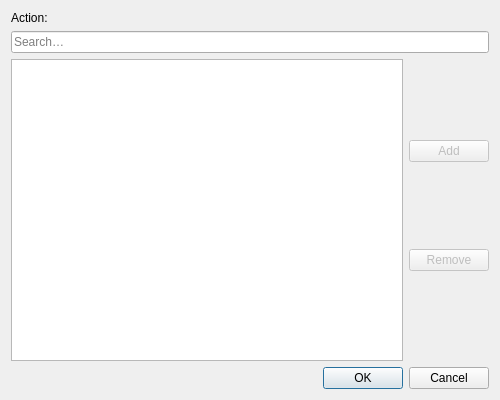
<?xml version="1.0" encoding="UTF-8"?>
<ui version="4.0">
 <class>Otter::ActionParametersDialog</class>
 <widget class="QDialog" name="Otter::ActionParametersDialog">
  <property name="geometry">
   <rect>
    <x>0</x>
    <y>0</y>
    <width>500</width>
    <height>400</height>
   </rect>
  </property>
  <property name="windowTitle">
   <string>Parameters</string>
  </property>
  <layout class="QVBoxLayout" name="verticalLayout">
   <item>
    <layout class="QHBoxLayout" name="actionLayout">
     <item>
      <widget class="QLabel" name="actiionLabel">
       <property name="sizePolicy">
        <sizepolicy hsizetype="Expanding" vsizetype="Preferred">
         <horstretch>0</horstretch>
         <verstretch>0</verstretch>
        </sizepolicy>
       </property>
       <property name="text">
        <string>Action:</string>
       </property>
      </widget>
     </item>
     <item>
      <widget class="QLabel" name="actionIconLabel">
       <property name="maximumSize">
        <size>
         <width>32</width>
         <height>32</height>
        </size>
       </property>
      </widget>
     </item>
     <item>
      <widget class="QLabel" name="actionTextLabel"/>
     </item>
    </layout>
   </item>
   <item>
    <widget class="Otter::LineEditWidget" name="filterLineEditWidget">
     <property name="placeholderText">
      <string>Search…</string>
     </property>
    </widget>
   </item>
   <item>
    <layout class="QHBoxLayout" name="horizontalLayout">
     <item>
      <widget class="Otter::ItemViewWidget" name="parametersViewWidget">
       <property name="contextMenuPolicy">
        <enum>Qt::NoContextMenu</enum>
       </property>
       <property name="editTriggers">
        <set>QAbstractItemView::AllEditTriggers</set>
       </property>
       <property name="alternatingRowColors">
        <bool>true</bool>
       </property>
       <property name="selectionMode">
        <enum>QAbstractItemView::SingleSelection</enum>
       </property>
       <property name="selectionBehavior">
        <enum>QAbstractItemView::SelectRows</enum>
       </property>
      </widget>
     </item>
     <item>
      <layout class="QVBoxLayout" name="buttonsLayout">
       <item>
        <widget class="QPushButton" name="addButton">
         <property name="enabled">
          <bool>false</bool>
         </property>
         <property name="text">
          <string>Add</string>
         </property>
        </widget>
       </item>
       <item>
        <widget class="QPushButton" name="removeButton">
         <property name="enabled">
          <bool>false</bool>
         </property>
         <property name="text">
          <string>Remove</string>
         </property>
        </widget>
       </item>
       <item>
        <spacer name="verticalSpacer">
         <property name="orientation">
          <enum>Qt::Vertical</enum>
         </property>
        </spacer>
       </item>
      </layout>
     </item>
    </layout>
   </item>
   <item>
    <widget class="QDialogButtonBox" name="buttonBox">
     <property name="orientation">
      <enum>Qt::Horizontal</enum>
     </property>
     <property name="standardButtons">
      <set>QDialogButtonBox::Cancel|QDialogButtonBox::Ok</set>
     </property>
    </widget>
   </item>
  </layout>
 </widget>
 <customwidgets>
  <customwidget>
   <class>Otter::ItemViewWidget</class>
   <extends>QTreeView</extends>
   <header>src/ui/ItemViewWidget.h</header>
  </customwidget>
  <customwidget>
   <class>Otter::LineEditWidget</class>
   <extends>QLineEdit</extends>
   <header>src/ui/LineEditWidget.h</header>
  </customwidget>
 </customwidgets>
 <resources/>
 <connections>
  <connection>
   <sender>buttonBox</sender>
   <signal>accepted()</signal>
   <receiver>Otter::ActionParametersDialog</receiver>
   <slot>accept()</slot>
   <hints>
    <hint type="sourcelabel">
     <x>248</x>
     <y>254</y>
    </hint>
    <hint type="destinationlabel">
     <x>157</x>
     <y>274</y>
    </hint>
   </hints>
  </connection>
  <connection>
   <sender>buttonBox</sender>
   <signal>rejected()</signal>
   <receiver>Otter::ActionParametersDialog</receiver>
   <slot>reject()</slot>
   <hints>
    <hint type="sourcelabel">
     <x>316</x>
     <y>260</y>
    </hint>
    <hint type="destinationlabel">
     <x>286</x>
     <y>274</y>
    </hint>
   </hints>
  </connection>
 </connections>
</ui>
